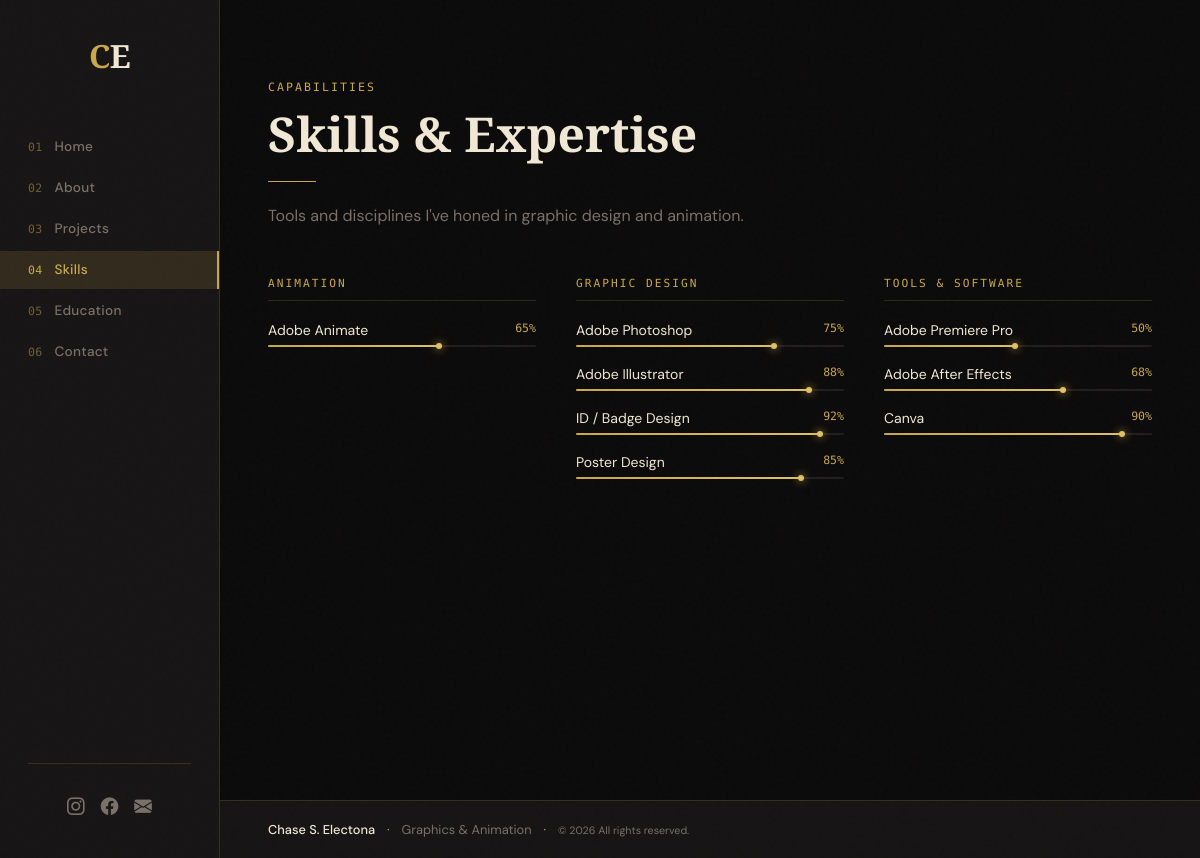
Screenshot of /skills/ with the database file from the repository.
### portfolio/models.py (models this page shows, shortened)
class Skill(models.Model):
    CATEGORY_CHOICES = [
        ('graphic_design', 'Graphic Design'),
        ('animation', 'Animation'),
        ('tools', 'Tools & Software'),
        ('other', 'Other Skills'),
    ]
    name = models.CharField(max_length=100)
    category = models.CharField(max_length=20, choices=CATEGORY_CHOICES, default='graphic_design')
    proficiency = models.IntegerField(default=80, help_text='Percentage 0-100')
    order = models.IntegerField(default=0)
    class Meta:
        ordering = ['order', 'name']

class Profile(models.Model):
    name = models.CharField(max_length=100)
    tagline = models.CharField(max_length=200)
    about = models.TextField()
    career_goals = models.TextField()
    email = models.EmailField()
    behance = models.URLField(blank=True)
    instagram = models.URLField(blank=True)
    facebook = models.URLField(blank=True)
    photo = models.ImageField(upload_to='profile/', blank=True, null=True)
    class Meta:
        verbose_name = 'Profile'

### portfolio/views.py (the view)
# urls.py: path('skills/',    views.skills,    name='skills'),
def skills(request):
    profile = get_profile()
    skills_by_category = {}
    for skill in Skill.objects.all():
        cat = skill.get_category_display()
        skills_by_category.setdefault(cat, []).append(skill)
    return render(request, 'portfolio/skills.html', {
        'profile': profile,
        'skills_by_category': skills_by_category,
    })

### portfolio/views.py (called while the page is built)
def get_profile():
    return Profile.objects.first()

### portfolio/templates/portfolio/skills.html (shortened to what this page needs)
{% extends 'portfolio/base.html' %}
{% block content %}
<section class="skills-section page-section">
  <div class="section-eyebrow">Capabilities</div>
  <h1 class="section-title">Skills &amp; Expertise</h1>
  <div class="divider-line"></div>
  <p class="section-subtitle">Tools and disciplines I've honed in graphic design and animation.</p>
  <div class="skills-grid" style="margin-top:3rem;">
    {% for category, skill_list in skills_by_category.items %}
    <div class="skill-group">
      <div class="skill-group-title">{{ category }}</div>
      {% for skill in skill_list %}
      <div class="skill-item">
        <div class="skill-header">
          <span>{{ skill.name }}</span>
          <span class="skill-pct">{{ skill.proficiency }}%</span>
        </div>
        <div class="skill-bar">
          <div class="skill-fill" data-pct="{{ skill.proficiency }}"></div>
        </div>
      </div>
      {% endfor %}
    </div>
    {% empty %}
    <div style="color:var(--text-muted);font-style:italic;">No skills added yet. Add them from the admin panel.</div>
    {% endfor %}
  </div>
</section>
{% endblock %}

### portfolio/templates/portfolio/base.html (shortened to what this page needs)
<!DOCTYPE html>
<html lang="en">
<head>
  <link href="https://cdn.jsdelivr.net/npm/bootstrap-icons@1.11.3/font/bootstrap-icons.css" rel="stylesheet" />
  {% load static %}
  <link rel="stylesheet" href="{% static 'portfolio/css/style.css' %}" />
</head>
<body>
<div class="grain-overlay" aria-hidden="true"></div>
<nav class="sidenav" id="sideNav">
  <div class="sidenav-logo">
    <a href="{% url 'home' %}" class="logo-mark">
      <span class="logo-c">C</span><span class="logo-e">E</span>
    </a>
  </div>
  <ul class="sidenav-links">
    <li><a href="{% url 'home' %}" class="nav-link {% if request.resolver_match.url_name == 'home' %}active{% endif %}"><span class="nav-num">01</span><span class="nav-label">Home</span></a></li>
    <li><a href="{% url 'about' %}" class="nav-link {% if request.resolver_match.url_name == 'about' %}active{% endif %}"><span class="nav-num">02</span><span class="nav-label">About</span></a></li>
    <li><a href="{% url 'projects' %}" class="nav-link {% if request.resolver_match.url_name == 'projects' %}active{% endif %}"><span class="nav-num">03</span><span class="nav-label">Projects</span></a></li>
    <li><a href="{% url 'skills' %}" class="nav-link {% if request.resolver_match.url_name == 'skills' %}active{% endif %}"><span class="nav-num">04</span><span class="nav-label">Skills</span></a></li>
    <li><a href="{% url 'education' %}" class="nav-link {% if request.resolver_match.url_name == 'education' %}active{% endif %}"><span class="nav-num">05</span><span class="nav-label">Education</span></a></li>
    <li><a href="{% url 'contact' %}" class="nav-link {% if request.resolver_match.url_name == 'contact' %}active{% endif %}"><span class="nav-num">06</span><span class="nav-label">Contact</span></a></li>
  </ul>
  <div class="sidenav-socials">
    {% if profile and profile.instagram %}<a href="{{ profile.instagram }}" target="_blank" title="Instagram"><i class="bi bi-instagram"></i></a>{% endif %}
    {% if profile and profile.facebook %}<a href="{{ profile.facebook }}" target="_blank" title="Facebook"><i class="bi bi-facebook"></i></a>{% endif %}
    {% if profile and profile.email %}<a href="mailto:{{ profile.email }}" title="Email"><i class="bi bi-envelope-fill"></i></a>{% endif %}
  </div>
</nav>
<main class="main-content">
  {% block content %}{% endblock %}
</main>
<footer class="site-footer">
  <div class="footer-inner">
    <span class="footer-name">{% if profile %}{{ profile.name }}{% else %}Chase S. Electona{% endif %}</span>
    <span class="footer-sep">·</span>
    <span class="footer-craft">Graphics &amp; Animation</span>
    <span class="footer-sep">·</span>
    <small>&copy; {% now "Y" %} All rights reserved.</small>
  </div>
</footer>
{% load static %}
</body>
</html>

### portfolio/static/portfolio/css/style.css (style rules this page uses)
:root { --ink: #0c0b0b; --ink2: #161414; --ink3: #201e1e; --gold: #c9a84c; --gold-light: #e0c06a; --gold-dim: rgba(201,168,76,0.15); --cream: #f0e8d5; --text: #d4ccc0; --text-muted: #7a7068; --border: rgba(201,168,76,0.18); --sidenav-w: 220px; --font-serif: 'Cormorant Garamond', Georgia, serif; --font-sans: 'DM Sans', sans-serif; --font-mono: 'DM Mono', monospace; }
*, *::before, *::after { box-sizing: border-box; margin: 0; padding: 0; }
html { scroll-behavior: smooth; }
body { font-family: var(--font-sans); background: var(--ink); color: var(--text); min-height: 100vh; overflow-x: hidden; }
.grain-overlay { position: fixed; inset: 0; z-index: 1000; pointer-events: none; opacity: 0.45; }
.sidenav { position: fixed; left: 0; top: 0; bottom: 0; width: var(--sidenav-w); background: var(--ink2); border-right: 1px solid var(--border); display: flex; flex-direction: column; align-items: center; padding: 2.5rem 0; z-index: 200; }
.sidenav-logo { margin-bottom: 3.5rem; }
.logo-mark { display: block; text-decoration: none; font-family: var(--font-serif); font-size: 2rem; font-weight: 700; letter-spacing: -.02em; line-height: 1; }
.logo-c { color: var(--gold); }
.logo-e { color: var(--cream); }
.sidenav-links { list-style: none; width: 100%; display: flex; flex-direction: column; gap: .2rem; flex: 1; }
.sidenav-links .nav-link { display: flex; align-items: center; gap: .75rem; padding: .65rem 1.75rem; text-decoration: none; color: var(--text-muted); transition: color .25s, background .25s; border-right: 2px solid transparent; font-size: .85rem; letter-spacing: .02em; }
.nav-num { font-family: var(--font-mono); font-size: .72rem; color: var(--gold); opacity: .5; transition: opacity .25s; }
.nav-label { font-weight: 500; }
.sidenav-links .nav-link.active { color: var(--gold); background: var(--gold-dim); border-right-color: var(--gold); }
.sidenav-links .nav-link.active .nav-num { opacity: 1; }
.sidenav-socials { display: flex; gap: 1rem; padding-top: 2rem; border-top: 1px solid var(--border); width: calc(100% - 3.5rem); justify-content: center; }
.sidenav-socials a { color: var(--text-muted); font-size: 1.1rem; text-decoration: none; transition: color .2s; }
.main-content { margin-left: var(--sidenav-w); min-height: 100vh; display: flex; flex-direction: column; }
.site-footer { margin-left: var(--sidenav-w); border-top: 1px solid var(--border); padding: 1.25rem 3rem; background: var(--ink2); }
.footer-inner { display: flex; align-items: center; gap: .75rem; font-size: .8rem; color: var(--text-muted); flex-wrap: wrap; }
.footer-name { color: var(--cream); font-weight: 500; }
.footer-sep { color: var(--gold); }
.page-section { padding: 5rem 3rem; }
.section-eyebrow { font-family: var(--font-mono); font-size: .72rem; color: var(--gold); letter-spacing: .18em; text-transform: uppercase; margin-bottom: .75rem; }
.section-title { font-family: var(--font-serif); font-size: clamp(2.2rem, 4vw, 3.5rem); font-weight: 600; color: var(--cream); line-height: 1.15; margin-bottom: 1.25rem; }
.section-subtitle { font-size: 1rem; color: var(--text-muted); max-width: 540px; line-height: 1.7; }
.divider-line { width: 48px; height: 1px; background: var(--gold); margin-bottom: 1.25rem; }
.skills-section { padding: 5rem 3rem; }
.skills-grid { display: grid; grid-template-columns: repeat(auto-fill, minmax(260px, 1fr)); gap: 2.5rem; margin-top: 3rem; }
.skill-group-title { font-family: var(--font-mono); font-size: .7rem; color: var(--gold); letter-spacing: .18em; text-transform: uppercase; margin-bottom: 1.25rem; padding-bottom: .6rem; border-bottom: 1px solid var(--border); }
.skill-item { margin-bottom: 1.1rem; }
.skill-header { display: flex; justify-content: space-between; margin-bottom: .4rem; font-size: .875rem; color: var(--cream); }
.skill-pct { font-family: var(--font-mono); font-size: .72rem; color: var(--gold); }
.skill-bar { height: 2px; background: var(--ink3); border-radius: 1px; overflow: visible; position: relative; }
.skill-fill { height: 100%; background: linear-gradient(90deg, var(--gold), var(--gold-light)); border-radius: 1px; width: 0; transition: width 1s cubic-bezier(.4,0,.2,1); position: relative; }
.skill-fill::after { content: ''; position: absolute; right: 0; top: 50%; transform: translateY(-50%); width: 6px; height: 6px; background: var(--gold-light); border-radius: 50%; box-shadow: 0 0 8px var(--gold); }

### rows the page displays
Skill: category "ANIMATION", name "Adobe Animate", proficiency "65"
Skill: category "GRAPHIC DESIGN", name "Adobe Photoshop", proficiency "75"
Skill: name "Adobe Illustrator", proficiency "88"
Skill: name "ID / Badge Design", proficiency "92"
Skill: name "Poster Design", proficiency "85"
Skill: category "TOOLS & SOFTWARE", name "Adobe Premiere Pro", proficiency "50"
Skill: name "Adobe After Effects", proficiency "68"
Skill: name "Canva", proficiency "90"
Profile: name "Chase S. Electona"
